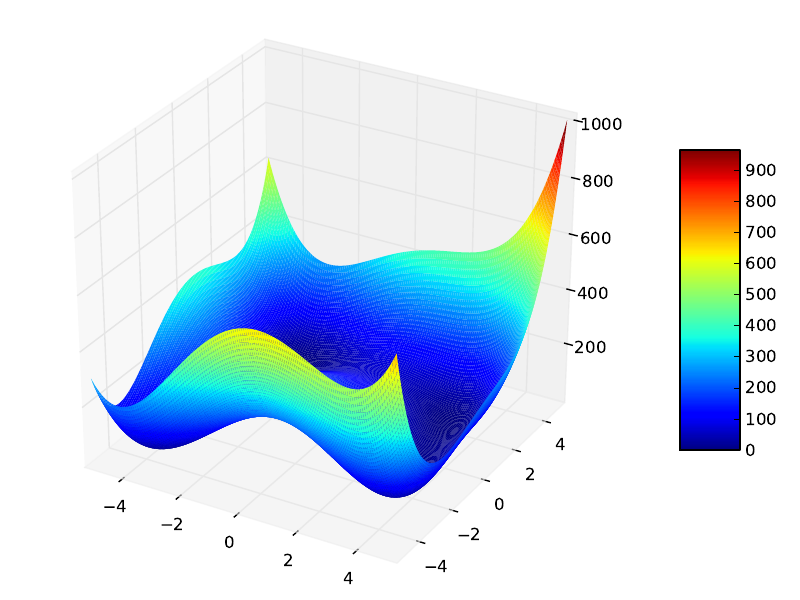

Generate this figure with Python:
from mpl_toolkits.mplot3d import Axes3D
from matplotlib import cm
from matplotlib.ticker import LinearLocator, FixedLocator, FormatStrFormatter
import matplotlib
matplotlib.use('PDF')
import matplotlib.pyplot as plt
import numpy as np

AMOUNT_OF_POINTS = 150
def Himmelblau(x,y):
	answ1 = (x ** 2 + y - 11)**2 + (x + y ** 2 - 7) ** 2
	return answ1


fig = plt.figure()
ax = Axes3D(fig)
X = np.linspace(-5.12, 5.12, AMOUNT_OF_POINTS)
Y = np.linspace(-5.12, 5.12, AMOUNT_OF_POINTS)
X, Y = np.meshgrid(X, Y)

print 'Initializing Function'
zValues = []
for i in range(AMOUNT_OF_POINTS):
	val = Himmelblau(X[i],Y[i])
	zValues.append(val)
print '----Complete----'
print 'Create Numpy array from Function results'
Z = np.array(zValues)
print '----Complete----'
print 'Plotting function'
surf = ax.plot_surface(X, Y, Z, rstride=1, cstride=1, cmap=cm.jet,
        linewidth=0, antialiased=False)
print '----Complete----'
print 'Setting various graph properties'

#ax.w_zaxis.set_major_locator(LinearLocator(10))
ax.w_zaxis.set_major_formatter(FormatStrFormatter('%.0f'))
fig.colorbar(surf, shrink=0.5, aspect=5)
print '----Complete----'
print 'Saving the finished graph to disk'
plt.savefig('Himmelblau')
print '----Complete----'
